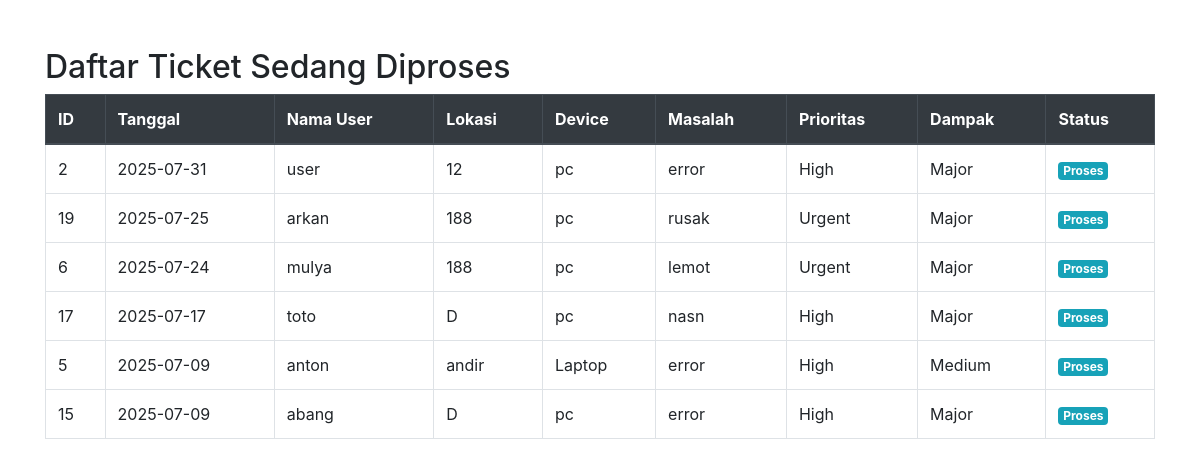
Screenshot of /Karyawan1/ticket_diproses.php (signed in) with the database file from the repository.
### tables this page shows
CREATE TABLE `tickets` (
  `id` int(11) NOT NULL,
  `tanggal` date NOT NULL,
  `nama_user` varchar(100) NOT NULL,
  `lokasi` varchar(100) DEFAULT NULL,
  `device` varchar(100) DEFAULT NULL,
  `masalah` text DEFAULT NULL,
  `prioritas` varchar(50) DEFAULT NULL,
  `dampak` varchar(100) DEFAULT NULL,
  `status` enum('Masuk','Proses','Selesai') DEFAULT 'Masuk'
);

### Karyawan1/ticket_diproses.php (the view, shortened to what this page needs)
<?php
include "koneksi.php";
$result = mysqli_query($link, "SELECT * FROM tickets WHERE status = 'Proses' ORDER BY tanggal DESC");
?>
<!DOCTYPE html>
<html lang="id">
<head>
    <link href="https://cdn.jsdelivr.net/npm/bootstrap@4.6.2/dist/css/bootstrap.min.css" rel="stylesheet">
</head>
<body class="container mt-5">
    <h2>Daftar Ticket Sedang Diproses</h2>
    <table class="table table-bordered">
        <thead class="thead-dark">
            <tr>
                <th>ID</th>
                <th>Tanggal</th>
                <th>Nama User</th>
                <th>Lokasi</th>
                <th>Device</th>
                <th>Masalah</th>
                <th>Prioritas</th>
                <th>Dampak</th>
                <th>Status</th>
            </tr>
        </thead>
        <tbody>
            <?php while ($row = mysqli_fetch_assoc($result)): ?>
            <tr>
                <td><?= htmlspecialchars($row['id']) ?></td>
                <td><?= htmlspecialchars($row['tanggal']) ?></td>
                <td><?= htmlspecialchars($row['nama_user']) ?></td>
                <td><?= htmlspecialchars($row['lokasi']) ?></td>
                <td><?= htmlspecialchars($row['device']) ?></td>
                <td><?= htmlspecialchars($row['masalah']) ?></td>
                <td><?= htmlspecialchars($row['prioritas']) ?></td>
                <td><?= htmlspecialchars($row['dampak']) ?></td>
                <td><span class="badge badge-info"><?= htmlspecialchars($row['status']) ?></span></td>
            </tr>
            <?php endwhile; ?>
        </tbody>
    </table>
</body>
</html>

### rows the page displays
tickets: id "2", tanggal "2025-07-31", nama_user "user", lokasi "12", device "pc", masalah "error", prioritas "High", dampak "Major", status "Proses"
tickets: id "19", tanggal "2025-07-25", nama_user "arkan", lokasi "188", device "pc", masalah "rusak", prioritas "Urgent", dampak "Major", status "Proses"
tickets: id "6", tanggal "2025-07-24", nama_user "mulya", lokasi "188", device "pc", masalah "lemot", prioritas "Urgent", dampak "Major", status "Proses"
tickets: id "17", tanggal "2025-07-17", nama_user "toto", lokasi "D", device "pc", masalah "nasn", prioritas "High", dampak "Major", status "Proses"
tickets: id "5", tanggal "2025-07-09", nama_user "anton", lokasi "andir", device "Laptop", masalah "error", prioritas "High", dampak "Medium", status "Proses"
tickets: id "15", tanggal "2025-07-09", nama_user "abang", lokasi "D", device "pc", masalah "error", prioritas "High", dampak "Major", status "Proses"
